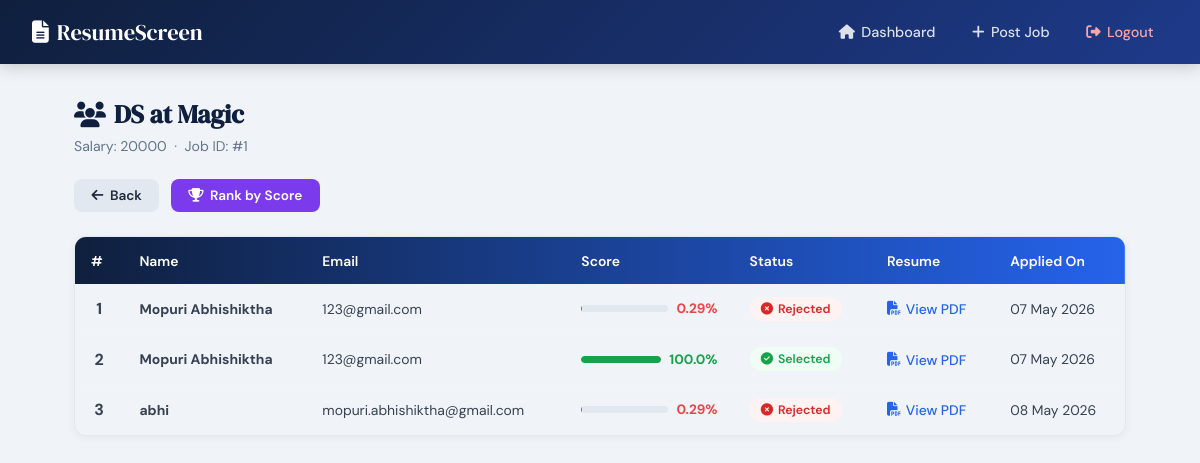
The app's page /applicants/1 (signed in), older data.
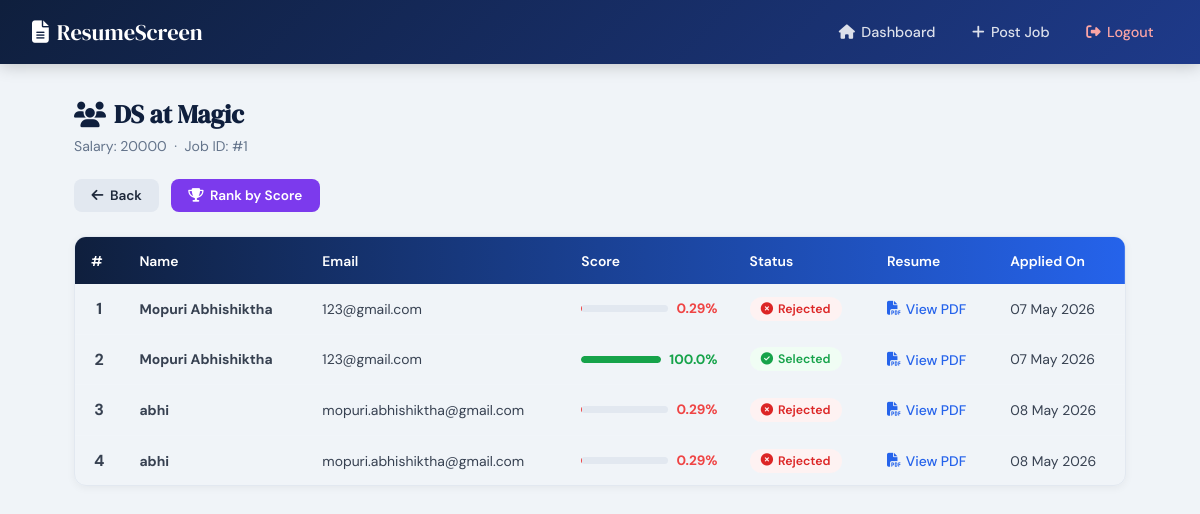
The same page, newer data.
### tables this page shows
CREATE TABLE jobs (
    id              INTEGER PRIMARY KEY AUTOINCREMENT,
    company         TEXT NOT NULL,
    job_profile     TEXT NOT NULL,
    salary          TEXT NOT NULL,
    job_description TEXT NOT NULL,
    posted_by       TEXT NOT NULL,
    posted_at       TEXT NOT NULL
);

CREATE TABLE resumes (
    id          INTEGER PRIMARY KEY AUTOINCREMENT,
    name        TEXT,
    email       TEXT,
    filename    TEXT,
    job_id      INTEGER,
    score       REAL,
    status      TEXT,
    uploaded_at TEXT,
    FOREIGN KEY (job_id) REFERENCES jobs(id)
);

### app.py (the view)
@app.route('/applicants/<int:job_id>')
def job_applicants(job_id):
    if 'hr_email' not in session:
        return redirect(url_for('hr_login'))
    conn = get_db(); cur = conn.cursor()
    try:
        cur.execute("SELECT id,company,job_profile,salary FROM jobs WHERE id=? AND posted_by=?",
                    (job_id, session['hr_email']))
        job = cur.fetchone()
        if not job:
            return redirect(url_for('hr_dash'))
        ranked = request.args.get('ranked', '0') == '1'
        cur.execute(f"""
            SELECT name,email,filename,score,status,uploaded_at
            FROM resumes WHERE job_id=? ORDER BY {'score DESC' if ranked else 'uploaded_at ASC'}
        """, (job_id,))
        applicants = [(i,) + tuple([*r[:5], parse_datetime(r[5])])
                      for i, r in enumerate(cur.fetchall(), 1)]
        return render_template('job_applicants.html',
                               job=job, applicants=applicants, ranked=ranked)
    except sqlite3.Error:
        return redirect(url_for('hr_dash'))
    finally:
        cur.close(); conn.close()

### app.py (called while the page is built)
def get_db():
    return sqlite3.connect(DB_PATH)

def parse_datetime(val):
    if val and isinstance(val, str):
        for fmt in ('%Y-%m-%d %H:%M:%S.%f', '%Y-%m-%d %H:%M:%S'):
            try: return datetime.strptime(val, fmt)
            except ValueError: pass
    return val

### templates/job_applicants.html (shortened to what this page needs)
<!DOCTYPE html>
<html lang="en">
<head>
  <link rel="stylesheet" href="https://cdnjs.cloudflare.com/ajax/libs/font-awesome/6.4.2/css/all.min.css">
</head>
<body>
<nav>
  <div class="nav-container">
    <a href="{{ url_for('hr_dash') }}" class="nav-logo"><i class="fas fa-file-alt"></i> ResumeScreen</a>
    <ul>
      <li><a href="{{ url_for('hr_dash') }}"><i class="fas fa-home"></i> Dashboard</a></li>
      <li><a href="{{ url_for('post_job') }}"><i class="fas fa-plus"></i> Post Job</a></li>
      <li><a href="{{ url_for('logout') }}" class="logout"><i class="fas fa-sign-out-alt"></i> Logout</a></li>
    </ul>
  </div>
</nav>
<div class="container">
  <div class="page-header">
    <h2><i class="fas fa-users"></i> {{ job[2] }} at {{ job[1] }}</h2>
    <p>Salary: {{ job[3] }} &nbsp;·&nbsp; Job ID: #{{ job[0] }}</p>
  </div>
  <div class="controls">
    <a href="{{ url_for('hr_dash') }}" class="btn btn-back"><i class="fas fa-arrow-left"></i> Back</a>
    {% if ranked %}
      <a href="{{ url_for('job_applicants', job_id=job[0]) }}" class="btn btn-unrank">
        <i class="fas fa-list"></i> Submission Order
      </a>
      <span class="ranked-badge"><i class="fas fa-trophy"></i> Ranked by Score</span>
    {% else %}
      <a href="{{ url_for('job_applicants', job_id=job[0], ranked=1) }}" class="btn btn-rank">
        <i class="fas fa-trophy"></i> Rank by Score
      </a>
    {% endif %}
  </div>
  {% if applicants %}
    <div class="table-wrap">
      <table>
        <thead>
          <tr>
            <th>#</th>
            <th>Name</th>
            <th>Email</th>
            <th>Score</th>
            <th>Status</th>
            <th>Resume</th>
            <th>Applied On</th>
          </tr>
        </thead>
        <tbody>
          {% for app in applicants %}
            {% set score = app[4] %}
            {% if score >= 75 %}{% set bar_color = '#16a34a' %}
            {% elif score >= 50 %}{% set bar_color = '#f59e0b' %}
            {% else %}{% set bar_color = '#ef4444' %}{% endif %}
            <tr>
              <td class="rank-cell {% if ranked %}{% if app[0]==1 %}rank-1{% elif app[0]==2 %}rank-2{% elif app[0]==3 %}rank-3{% endif %}{% endif %}">
                {% if ranked and app[0] <= 3 %}<i class="fas fa-medal"></i> {% endif %}{{ app[0] }}
              </td>
              <td><strong>{{ app[1] }}</strong></td>
              <td>{{ app[2] }}</td>
              <td>
                <div class="score-wrap">
                  <div class="score-bar-bg">
                    <div class="score-bar-fill" style="width:{{ score }}%;background:{{ bar_color }};"></div>
                  </div>
                  <span class="score-num" style="color:{{ bar_color }};">{{ score }}%</span>
                </div>
              </td>
              <td>
                <span class="status-badge {% if app[5]=='Selected' %}status-selected{% else %}status-rejected{% endif %}">
                  <i class="fas {% if app[5]=='Selected' %}fa-check-circle{% else %}fa-times-circle{% endif %}"></i>
                  {{ app[5] }}
                </span>
              </td>
              <td>
                <a href="{{ url_for('uploaded_file', filename=app[3]) }}" target="_blank" class="resume-link">
                  <i class="fas fa-file-pdf"></i> View PDF
                </a>
              </td>
              <td>{{ app[6].strftime('%d %b %Y') if app[6] else '—' }}</td>
            </tr>
          {% endfor %}
        </tbody>
      </table>
    </div>
  {% else %}
    <div class="empty">
      <i class="fas fa-inbox fa-2x" style="display:block;margin-bottom:.75rem;"></i>
      No applications yet for this job.
    </div>
  {% endif %}
</div>
</body>
</html>

### templates/job_applicants.html (style rules this page uses)
*, *::before, *::after { margin:0; padding:0; box-sizing:border-box; }
:root { --blue:#2563eb; --navy:#0f1f3d; }
body { font-family:'DM Sans',sans-serif; background:#f0f4f8; color:#1e293b; min-height:100vh; }
nav { background:linear-gradient(135deg,#0f1f3d,#1e3a8a); padding:1rem 2rem; position:sticky; top:0; z-index:1000; box-shadow:0 2px 16px rgba(0,0,0,.2); }
.nav-container { max-width:1200px; margin:0 auto; display:flex; justify-content:space-between; align-items:center; }
.nav-logo { color:#fff; font-family:'DM Serif Display',serif; font-size:1.4rem; text-decoration:none; display:flex; align-items:center; gap:.5rem; }
nav ul { display:flex; list-style:none; gap:.5rem; }
nav ul li a { color:rgba(255,255,255,.85); text-decoration:none; font-size:.9rem; font-weight:500; padding:.45rem .9rem; border-radius:8px; display:flex; align-items:center; gap:.4rem; transition:background .2s; }
nav ul li a.logout { color:#fca5a5; }
.container { max-width:1100px; margin:2rem auto; padding:0 1.5rem 3rem; }
.page-header { margin-bottom:1.5rem; }
.page-header h2 { font-family:'DM Serif Display',serif; font-size:1.6rem; color:var(--navy); display:flex; align-items:center; gap:.5rem; }
.page-header p { color:#64748b; font-size:.88rem; margin-top:.3rem; }
.controls { display:flex; gap:.7rem; flex-wrap:wrap; margin-bottom:1.5rem; align-items:center; }
.btn { padding:.5rem 1.1rem; border:none; border-radius:8px; font-family:'DM Sans',sans-serif; font-size:.85rem; font-weight:600; cursor:pointer; display:inline-flex; align-items:center; gap:.4rem; text-decoration:none; transition:opacity .2s, transform .2s; }
.btn-back { background:#e2e8f0; color:#1e293b; }
.btn-rank { background:#7c3aed; color:#fff; }
.table-wrap { overflow-x:auto; border-radius:12px; border:1px solid #e2e8f0; box-shadow:0 2px 8px rgba(0,0,0,.05); }
table { width:100%; border-collapse:collapse; font-size:.87rem; }
thead tr { background:linear-gradient(90deg,#0f1f3d,#2563eb); color:#fff; }
thead th { padding:.9rem 1rem; text-align:left; font-weight:600; white-space:nowrap; }
tbody tr { border-bottom:1px solid #f1f5f9; transition:background .15s; }
tbody tr:last-child { border-bottom:none; }
td { padding:.8rem 1rem; vertical-align:middle; color:#374151; }
.rank-cell { font-weight:700; font-size:1rem; text-align:center; }
.score-wrap { display:flex; align-items:center; gap:.55rem; min-width:120px; }
.score-bar-bg { flex:1; height:7px; background:#e2e8f0; border-radius:99px; overflow:hidden; }
.score-bar-fill { height:100%; border-radius:99px; }
.score-num { font-weight:700; font-size:.85rem; white-space:nowrap; }
.status-badge { display:inline-flex; align-items:center; gap:.3rem; padding:.25rem .7rem; border-radius:20px; font-size:.77rem; font-weight:600; }
.status-selected { background:#f0fdf4; color:#16a34a; }
.status-rejected { background:#fef2f2; color:#dc2626; }
.resume-link { color:var(--blue); text-decoration:none; font-weight:500; display:inline-flex; align-items:center; gap:.3rem; }

Row changes from the older to the newer data that the page shows:
added resumes: app "4", name "abhi", email "mopuri.abhishiktha@gmail.com", score "0.29", status "Rejected", uploaded_at "08 May 2026"
